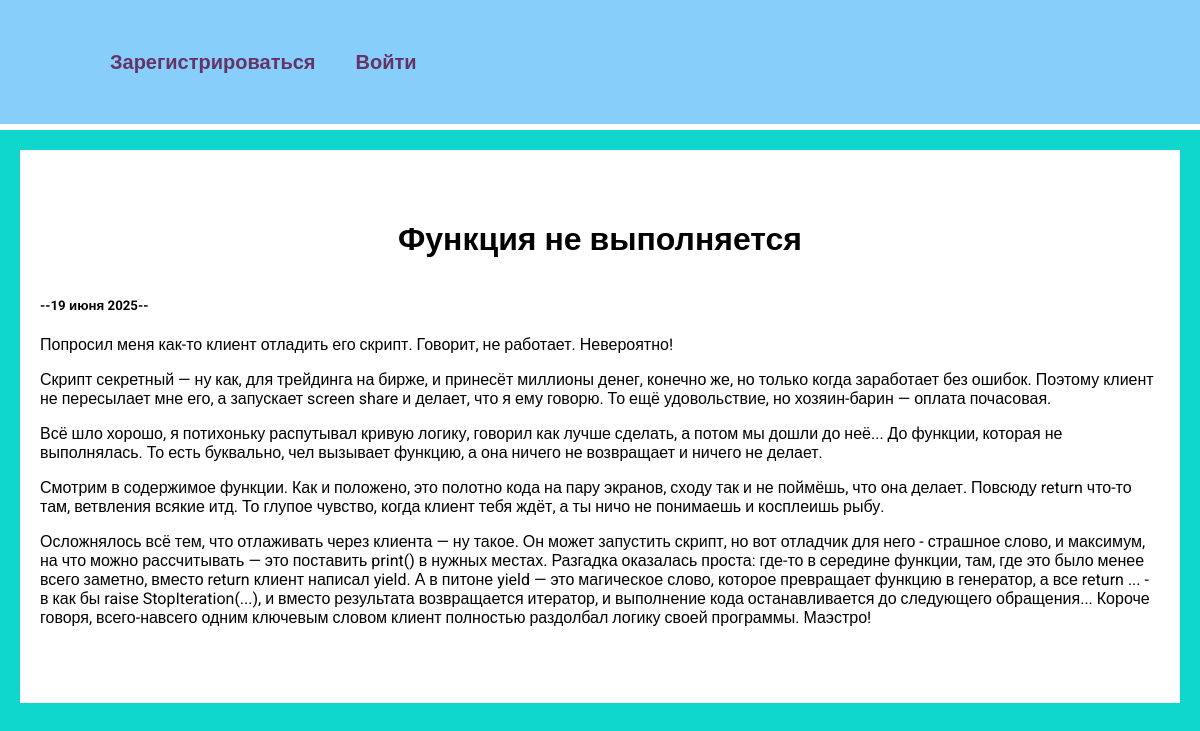
The app's page /info/3/ with its own data.
### info/models.py (models this page shows, shortened)
class Info(models.Model):
    title = models.CharField()
    descriptions = models.TextField()
    date = models.DateField()

### info/views.py (the view)
# urls.py: path('<int:info_id>/', views.info_details, name="info_details"),
def info_details(request, info_id):
    info_d = get_object_or_404(Info, pk=info_id)
    return render(request, "info/info_details.html", {'info_d': info_d})

### info/templates/info/info_details.html
{% extends 'show/base.html' %}
{% load static %}
{% block content %}
<div class="detail">
    <h1>{{ info_d.title }} </h1>
    <h5>--{{ info_d.date|date:'j E Y'  }}--</h5>
    {{ info_d.descriptions|safe }}
</div>
{% endblock %}

### show/static/css/style.css (style rules this page uses)
body { font-family: "Roboto", sans-serif; background: #10d7cd; padding: 0; margin: 0; }
h1 { text-align: center; margin: 60px 0 40px; }
.detail { background: #FFF; padding: 10px 20px 60px; box-sizing: border-box; }

### records on screen
Info: title "Функция не выполняется", date "19 июня 2025", descriptions "Попросил меня как-то клиент отладить его скрипт. Говорит, не работает. Невероятно! Скрипт секретный — ну как, для трейдинга на бирже, и принесёт миллионы денег, конечно же, но только когда заработает без ошибок. Поэтому клиент не пересылает мне его, а запускает screen share и делает, что я ему говорю. То ещё удовольствие, но хозяин-барин — оплата почасовая. Всё шло хорошо, я потихоньку распутывал кривую логику, говорил как лучше сделать, а потом мы дошли до неё... До функции, которая не выполнялась. То есть буквально, чел вызывает функцию, а она ничего не возвращает и ничего не делает. Смотрим в содержимое функции. Как и положено, это полотно кода на пару экранов, сходу так и не поймёшь,…"
